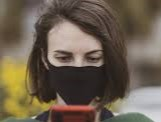
#> input picture opencv練習/postive/10.jpg, 161 x 122 px; its folder holds 4 pictures in this run
$ jupyter execute Untitled.ipynb
#> lines starting #> are read from the running program, lines starting #| are printed output that depends on the picture
[cell 1]
import os
import cv2
path='./'
imgs=os.listdir(path)
n=1
for img in imgs:
    print(img)
    i = cv2.imread('%s'%img)
#> i is the input picture: shape (122, 161, 3); mean B, G, R 78.7, 95.2, 108
    cv2.imshow('os',i)
    cv2.waitKey(0)
    cv2.destroyAllWindows()
    newpath=str(n)+'.jpg'
    print(newpath)
    cv2.imwrite('new%s'%newpath,i)
    n=n+1
    new = cv2.flip(i,1)
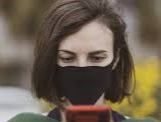
#> new: shape (122, 161, 3); mean B, G, R 78.7, 95.2, 108
    newpath=str(n)+'.jpg'
    cv2.imwrite('new%s'%newpath,new)
    n=n+1
#> pass 2 of the loop `for img in imgs:`:
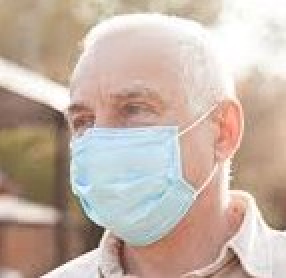
#> input picture opencv練習/postive/12.jpg, 143 x 139 px (shown 2 times larger)
#> i is the input picture: shape (139, 143, 3); mean B, G, R 166.8, 178.6, 196.2
#> `new = cv2.flip(i,1)`:
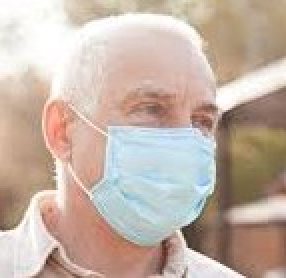
#> new: shape (139, 143, 3) (shown 2 times larger); mean B, G, R 166.8, 178.6, 196.2
#> pass 3 of the loop `for img in imgs:`:
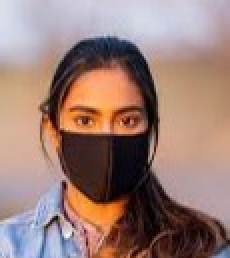
#> input picture opencv練習/postive/13.jpg, 115 x 129 px (shown 2 times larger)
#> i is the input picture: shape (129, 115, 3); mean B, G, R 118.7, 126, 154.1
#> `new = cv2.flip(i,1)`:
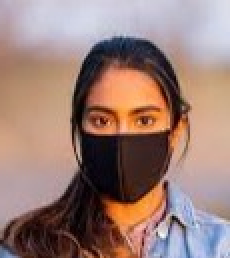
#> new: shape (129, 115, 3) (shown 2 times larger); mean B, G, R 118.7, 126, 154.1
#> the loop made 5 passes; the first 3 are shown
